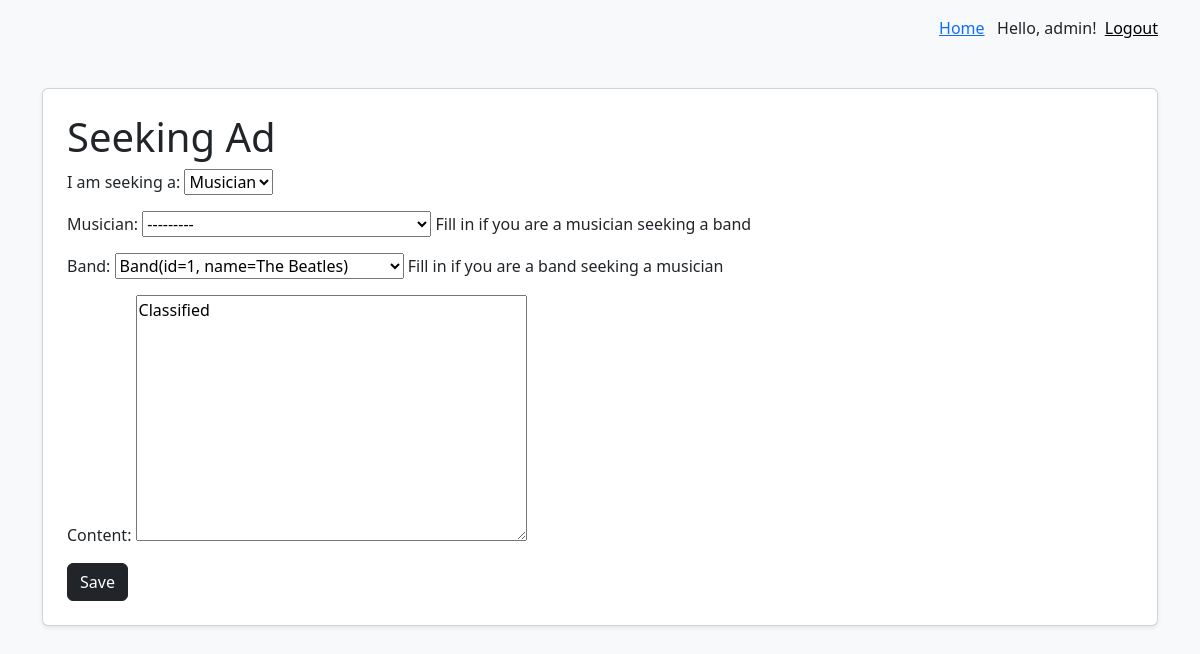
The page /content/edit-seeking-ad/3 (signed in) on the database its author committed.
### content/models.py (models this page shows, shortened)
class SeekingAd(models.Model):
    date = models.DateField(auto_now_add=True)
    owner = models.ForeignKey(User, on_delete=models.CASCADE)
    seeking = models.CharField(max_length=1, choices=MusicianBandChoice.choices)
    musician = models.ForeignKey(
        Musician, on_delete=models.SET_NULL, blank=True, null=True
    )
    band = models.ForeignKey(Band, on_delete=models.SET_NULL, blank=True, null=True)
    content = models.TextField()
    class Meta:
        ordering = [
            "date",
        ]

### content/views.py (the view)
# urls.py: path("seeking-ad/", views.seeking_ad, name="seeking_ad"),
@login_required
def seeking_ad(request, ad_id=0):
    ad = None
    if ad_id != 0:
        ad = get_object_or_404(SeekingAd, id=ad_id)
        can_edit = (
            request.user.is_staff
            or request.user.is_superuser
            or ad.owner == request.user
        )
        if not can_edit:
            return redirect("list_ads")
    if request.method == "POST":
        form = SeekingAdForm(request.POST, instance=ad, user=request.user)
        if form.is_valid():
            ad = form.save(commit=False)
            if ad_id == 0:
                ad.owner = request.user
            ad.save()
            return redirect("list_ads")
    else:
        form = SeekingAdForm(instance=ad, user=request.user)
    data = {"form": form}
    return render(request, "seeking_ad.html", data)

### content/forms.py
class SeekingAdForm(forms.ModelForm):
    class Meta:
        model = SeekingAd
        fields = [
            "seeking",
            "musician",
            "band",
            "content",
        ]
    def __init__(self, *args, **kwargs):
        user = kwargs.pop("user", None)
        super().__init__(*args, **kwargs)
        self.fields["seeking"].label = "I am seeking a"
        self.fields["musician"].help_text = (
            "Fill in if you are a musician seeking a band"
        )
        self.fields["band"].help_text = "Fill in if you are a band seeking a musician"
        if user is not None:
            if user.is_staff or user.is_superuser:
                self.fields["musician"].queryset = Musician.objects.all()
            else:
                self.fields["musician"].queryset = Musician.objects.filter(
                    userprofile__user=user
                )

### bands/models.py (called while the page is built)
    def __str__(self):
        return f"Musician(id={self.id}, last_name={self.last_name})"

    def __str__(self):
        return f"Band(id={self.id}, name={self.name})"

### templates/seeking_ad.html (shortened to what this page needs)
{% extends "base.html" %}
{% block content %}
    <h1>Seeking Ad</h1>
    <form method="post">
        {{ form.as_p }}
        <button class="btn btn-dark" type="submit">Save</button>
    </form>
{% endblock content %}

### templates/base.html (shortened to what this page needs)
<!DOCTYPE html>
<html lang="en">
<head>
    <link
        href="https://cdn.jsdelivr.net/npm/bootstrap@5.3.3/dist/css/bootstrap.min.css"
        rel="stylesheet"
>
</head>
<body class="bg-light">
    <div class="container mt-3 d-flex justify-content-end">
        <a href="{% url 'home' %}">Home</a>&nbsp;&nbsp;
        {% if user.is_authenticated %}
            Hello, {{ user.username }}! &nbsp;
            <form id="logout-form" method="post" action="{% url 'logout' %}">
                <button type="submit" style="background: none; border:none; cursor:pointer; padding:0; text-decoration: underline;">
                    Logout
                </button>
            </form>
        {% else %}
            <a href="{% url 'login' %}">Login</a>
        {% endif %}
    </div>
    <main class="container my-5">
        <div class="card shadow-sm p-4 bg-white rounded">
            {% block content %}
            {% endblock content %}
        </div>
    </main>
</body>
</html>

### rows shown on the page
SeekingAd: seeking "Musician", musician "---------", band "Band(id=1, name=The Beatles)", content "Classified"

### other values the page prints
{{ user.username }} "admin"
